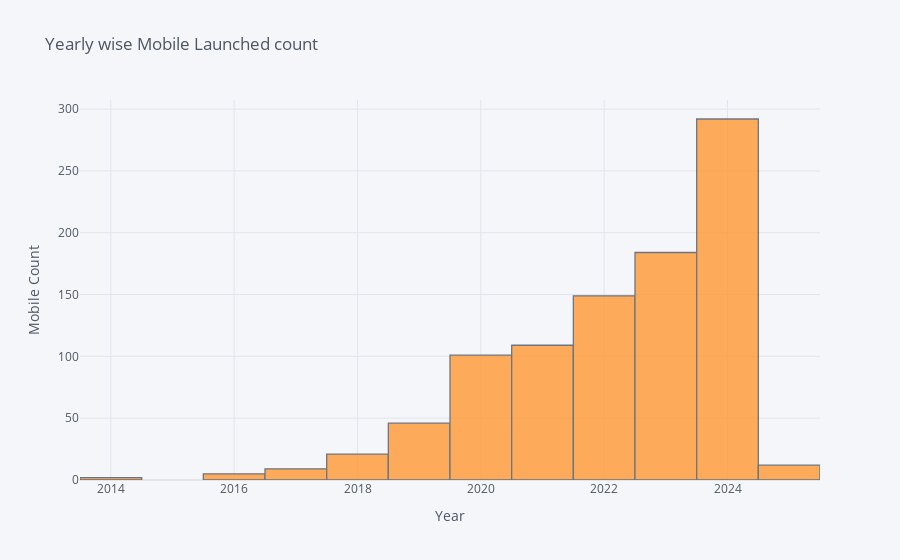

The notebook cell this image was saved under:
### Markdown cell above
## Yearly Wise Mobile Launched Count

### Code cell
df['Launched Year'].iplot(kind='histogram',title='Yearly wise Mobile Launched count',xTitle='Year',yTitle='Mobile Count')

### Figure 1 — Plotly figure (JSON) as saved in the notebook; plotly's stock layout.template omitted (floating-point values rounded to 4 significant figures; data arrays with more than 128 entries replaced by an {"elided": "..."} marker saying what was removed)
{"data": [{"histfunc": "count", "histnorm": "", "marker": {"color": "rgba(255, 153, 51, 1.0)", "line": {"color": "#4D5663", "width": 1.3}}, "name": "Launched Year", "opacity": 0.8, "orientation": "v", "type": "histogram", "x": {"elided": "930 int values"}}], "layout": {"autosize": true, "barmode": "overlay", "legend": {"bgcolor": "#F5F6F9", "font": {"color": "#4D5663"}}, "paper_bgcolor": "#F5F6F9", "plot_bgcolor": "#F5F6F9", "title": {"font": {"color": "#4D5663"}, "text": "Yearly wise Mobile Launched count"}, "xaxis": {"autorange": true, "gridcolor": "#E1E5ED", "range": [2014.0, 2026.0], "showgrid": true, "tickfont": {"color": "#4D5663"}, "title": {"font": {"color": "#4D5663"}, "text": "Year"}, "type": "linear", "zerolinecolor": "#E1E5ED"}, "yaxis": {"autorange": true, "gridcolor": "#E1E5ED", "range": [0, 307.4], "showgrid": true, "tickfont": {"color": "#4D5663"}, "title": {"font": {"color": "#4D5663"}, "text": "Mobile Count"}, "zerolinecolor": "#E1E5ED"}}}
